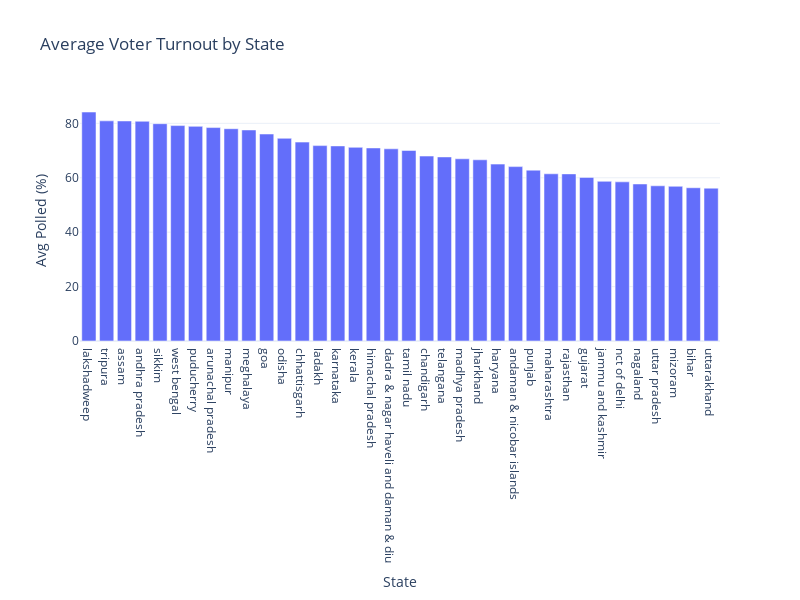

This figure's notebook cell:
### Markdown cell above
### average voter turnout by state :

### Code cell
state_voter_turnout = merged_data.groupby('State')['Polled (%)'].mean().reset_index()

fig = px.bar( state_voter_turnout , x = 'State' , y = 'Polled (%)',
             labels = {'State' :'State' , 'Polled (%)' : 'Avg Polled (%)'},
             title = 'Average Voter Turnout by State')

fig.update_layout( xaxis = { 'categoryorder' : 'total descending' },
                  width = 800 ,
                  height = 600 )
fig.show()

### Figure 1 — Plotly figure (JSON) as saved in the notebook; plotly's stock layout.template omitted (floating-point values rounded to 4 significant figures)
{"data": [{"alignmentgroup": "True", "hovertemplate": "State=%{x}<br>Avg Polled (%)=%{y}<extra></extra>", "legendgroup": "", "marker": {"color": "#636efa", "pattern": {"shape": ""}}, "name": "", "offsetgroup": "", "orientation": "v", "showlegend": false, "textposition": "auto", "type": "bar", "x": ["andaman & nicobar islands", "andhra pradesh", "arunachal pradesh", "assam", "bihar", "chandigarh", "chhattisgarh", "dadra & nagar haveli and\ndaman & diu", "goa", "gujarat", "haryana", "himachal pradesh", "jammu and kashmir", "jharkhand", "karnataka", "kerala", "ladakh", "lakshadweep", "madhya pradesh", "maharashtra", "manipur", "meghalaya", "mizoram", "nagaland", "nct of delhi", "odisha", "puducherry", "punjab", "rajasthan", "sikkim", "tamil nadu", "telangana", "tripura", "uttar pradesh", "uttarakhand", "west bengal"], "xaxis": "x", "y": [64.1, 80.77, 78.45, 80.88, 56.33, 67.98, 73.11, 70.64, 76.08, 60.14, 65.02, 70.97, 58.7, 66.61, 71.71, 71.19, 71.82, 84.16, 66.97, 61.46, 78.03, 77.58, 56.87, 57.72, 58.5, 74.51, 78.9, 62.8, 61.43, 79.88, 70.04, 67.66, 80.92, 57.05, 56.18, 79.19], "yaxis": "y"}], "layout": {"barmode": "relative", "height": 600, "legend": {"tracegroupgap": 0}, "title": {"text": "Average Voter Turnout by State"}, "width": 800, "xaxis": {"anchor": "y", "autorange": true, "categoryorder": "total descending", "domain": [0, 1], "range": [-0.5, 35.5], "title": {"text": "State"}, "type": "category"}, "yaxis": {"anchor": "x", "autorange": true, "domain": [0, 1], "range": [0, 88.59], "title": {"text": "Avg Polled (%)"}, "type": "linear"}}}
